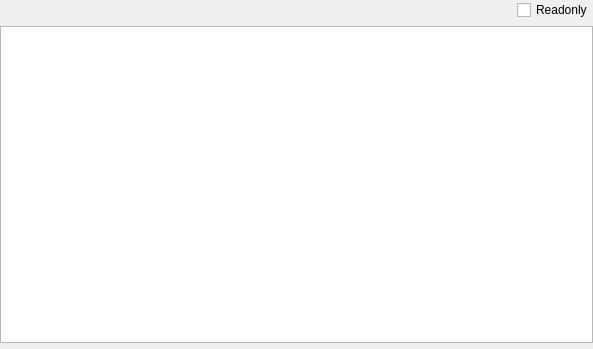
<?xml version="1.0" encoding="UTF-8"?>
<ui version="4.0">
 <class>DebugHeaderWidget</class>
 <widget class="QWidget" name="DebugHeaderWidget">
  <property name="geometry">
   <rect>
    <x>0</x>
    <y>0</y>
    <width>593</width>
    <height>349</height>
   </rect>
  </property>
  <property name="windowTitle">
   <string>Form</string>
  </property>
  <layout class="QVBoxLayout" name="verticalLayout">
   <property name="leftMargin">
    <number>0</number>
   </property>
   <property name="topMargin">
    <number>0</number>
   </property>
   <property name="rightMargin">
    <number>0</number>
   </property>
   <property name="bottomMargin">
    <number>0</number>
   </property>
   <item>
    <layout class="QHBoxLayout" name="horizontalLayout">
     <property name="sizeConstraint">
      <enum>QLayout::SetDefaultConstraint</enum>
     </property>
     <item>
      <spacer name="horizontalSpacer">
       <property name="orientation">
        <enum>Qt::Horizontal</enum>
       </property>
       <property name="sizeHint" stdset="0">
        <size>
         <width>40</width>
         <height>20</height>
        </size>
       </property>
      </spacer>
     </item>
     <item>
      <widget class="QCheckBox" name="checkBoxReadonly">
       <property name="text">
        <string>Readonly</string>
       </property>
      </widget>
     </item>
    </layout>
   </item>
   <item>
    <widget class="QTableWidget" name="tableWidget_DEBUG">
     <property name="contextMenuPolicy">
      <enum>Qt::CustomContextMenu</enum>
     </property>
     <property name="editTriggers">
      <set>QAbstractItemView::NoEditTriggers</set>
     </property>
     <property name="selectionMode">
      <enum>QAbstractItemView::SingleSelection</enum>
     </property>
     <property name="selectionBehavior">
      <enum>QAbstractItemView::SelectRows</enum>
     </property>
     <attribute name="horizontalHeaderVisible">
      <bool>false</bool>
     </attribute>
     <attribute name="verticalHeaderVisible">
      <bool>false</bool>
     </attribute>
     <attribute name="verticalHeaderDefaultSectionSize">
      <number>21</number>
     </attribute>
    </widget>
   </item>
   <item>
    <widget class="ToolsWidget" name="widgetHex_DEBUG" native="true">
     <property name="maximumSize">
      <size>
       <width>16777215</width>
       <height>200</height>
      </size>
     </property>
    </widget>
   </item>
  </layout>
 </widget>
 <customwidgets>
  <customwidget>
   <class>ToolsWidget</class>
   <extends>QWidget</extends>
   <header>toolswidget.h</header>
   <container>1</container>
  </customwidget>
 </customwidgets>
 <resources/>
 <connections/>
</ui>
